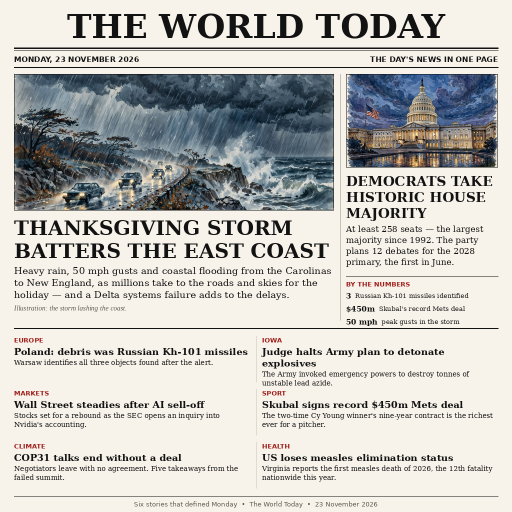
#> input picture entry.png, 1024 x 1024 px, given in place of storm-lead.png, which was not available (shown at 1/2 size)
$ python render_frontpage.py
#> lines starting #> are read from the running program, lines starting #| are printed output that depends on the picture
#!/usr/bin/env python3
"""Render the front page for make.fun news-image-20261123.

Draws a 1024x1024 newspaper front page summing up Monday 23 November
2026 with Pillow. All text is drawn by Pillow (AI image tools garble
text); the two editorial illustrations in ../assets/ are AI-generated
and carry no text.

Run:  python3 tools/render_frontpage.py
Out:  entry.png  (1024x1024, must stay under 1 MiB)
"""
import os
from PIL import Image, ImageDraw, ImageFont

HERE = os.path.dirname(os.path.abspath(__file__))
ROOT = os.path.dirname(HERE)
ASSETS = os.path.join(ROOT, "assets")
OUT = os.path.join(ROOT, "entry.png")

W, H = 1024, 1024
PAPER = (247, 243, 234)      # newsprint off-white
INK = (18, 18, 18)           # near-black
RULE = (18, 18, 18)
ACCENT = (158, 27, 24)       # deep newspaper red
MUTED = (90, 86, 78)

FONT_CANDIDATES = {
    "serif_bold": [
        "/usr/share/fonts/truetype/dejavu/DejaVuSerif-Bold.ttf",
        "/usr/share/fonts/truetype/liberation/LiberationSerif-Bold.ttf",
    ],
    "serif": [
        "/usr/share/fonts/truetype/dejavu/DejaVuSerif.ttf",
        "/usr/share/fonts/truetype/liberation/LiberationSerif-Regular.ttf",
    ],
    "serif_italic": [
        "/usr/share/fonts/truetype/dejavu/DejaVuSerif-Italic.ttf",
        "/usr/share/fonts/truetype/liberation/LiberationSerif-Italic.ttf",
    ],
    "sans_bold": [
        "/usr/share/fonts/truetype/dejavu/DejaVuSans-Bold.ttf",
        "/usr/share/fonts/truetype/liberation/LiberationSans-Bold.ttf",
    ],
    "sans": [
        "/usr/share/fonts/truetype/dejavu/DejaVuSans.ttf",
        "/usr/share/fonts/truetype/liberation/LiberationSans-Regular.ttf",
    ],
}


def font(kind, size):
    for path in FONT_CANDIDATES[kind]:
        if os.path.exists(path):
            return ImageFont.truetype(path, size)
    return ImageFont.load_default()


def wrap(draw, text, fnt, max_w):
    """Greedy word wrap returning a list of lines fitting max_w."""
    lines, cur = [], ""
    for word in text.split():
        trial = (cur + " " + word).strip()
        if draw.textlength(trial, font=fnt) <= max_w:
            cur = trial
        else:
            if cur:
                lines.append(cur)
            cur = word
    if cur:
        lines.append(cur)
    return lines


def draw_lines(draw, lines, x, y, fnt, fill=INK, leading=None):
    if leading is None:
        leading = int(fnt.size * 1.18)
    for line in lines:
        draw.text((x, y), line, font=fnt, fill=fill)
        y += leading
    return y


def fit_image(path, w, h):
    """Open, centre-crop to the target aspect, resize to (w, h)."""
    im = Image.open(path).convert("RGB")
    tw, th = w, h
    sw, sh = im.size
    scale = max(tw / sw, th / sh)
    im = im.resize((int(sw * scale + 0.5), int(sh * scale + 0.5)), Image.LANCZOS)
    x = (im.width - tw) // 2
    y = (im.height - th) // 2
    return im.crop((x, y, x + tw, y + th))


def main():
    page = Image.new("RGB", (W, H), PAPER)
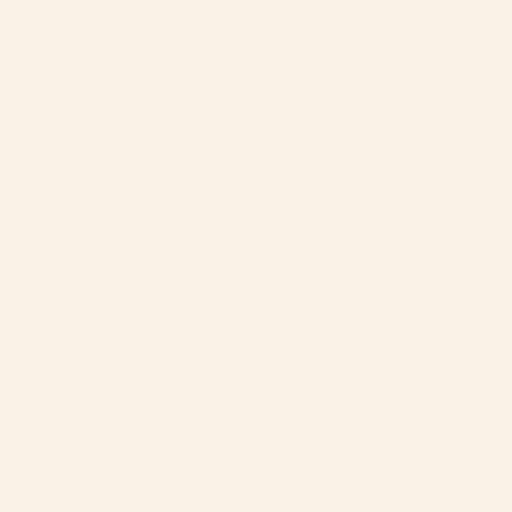
#> page: PIL image 1024x1024 RGB (shown at 1/2 size); mean R, G, B 247, 243, 234
    d = ImageDraw.Draw(page)
    MX = 28                      # side margin
    CW = W - 2 * MX              # content width

    # ---- Masthead -----------------------------------------------------
    mast = font("serif_bold", 66)
    title = "THE WORLD TODAY"
    tw = d.textlength(title, font=mast)
#> tw = 756.7
    d.text(((W - tw) / 2, 14), title, font=mast, fill=INK)
    d.line([(MX, 96), (W - MX, 96)], fill=RULE, width=3)
    d.line([(MX, 101), (W - MX, 101)], fill=RULE, width=1)
    small = font("sans_bold", 15)
    d.text((MX, 110), "MONDAY, 23 NOVEMBER 2026", font=small, fill=INK)
    right = "THE DAY'S NEWS IN ONE PAGE"
    d.text((W - MX - d.textlength(right, font=small), 110),
           right, font=small, fill=INK)
    d.line([(MX, 134), (W - MX, 134)], fill=RULE, width=2)

    # ---- Lead story: Thanksgiving storm -------------------------------
    LX, LW = MX, 640
    LY = 148
    storm = fit_image(os.path.join(ASSETS, "storm-lead.png"), LW, 272)
#> in fit_image, im is the input picture: PIL image 1024x1024 RGB; mean R, G, B 194.7, 194, 189.7
#> in fit_image, `return im.crop((x, y, x + tw, y + th))`:
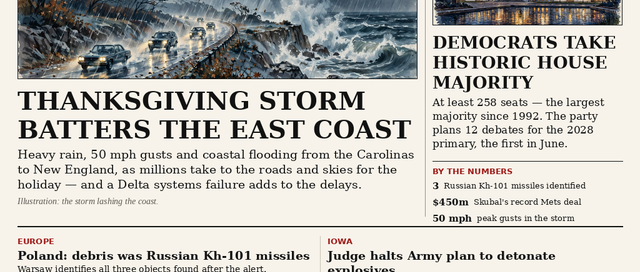
#> returned value: PIL image 640x272 RGB; mean R, G, B 195.1, 193.6, 188
    page.paste(storm, (LX, LY))
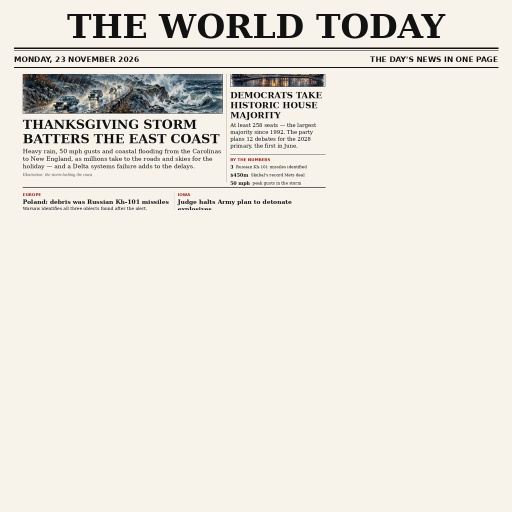
#> page: PIL image 1024x1024 RGB (shown at 1/2 size); mean R, G, B 233.3, 229.8, 221.6
    d.rectangle([LX, LY, LX + LW - 1, LY + 272], outline=RULE, width=1)
    y = LY + 272 + 12
    y = draw_lines(d, wrap(d, "THANKSGIVING STORM BATTERS THE EAST COAST",
                           font("serif_bold", 40), LW),
                   LX, y, font("serif_bold", 40), leading=46)
#> y = 524
    y += 6
#> y = 530
    y = draw_lines(d, wrap(d, "Heavy rain, 50 mph gusts and coastal flooding "
                           "from the Carolinas to New England, as millions "
                           "take to the roads and skies for the holiday — "
                           "and a Delta systems failure adds to the delays.",
                           font("serif", 19), LW),
                   LX, y, font("serif", 19), leading=24)
#> the loop in draw_lines (call 2), `for line in lines:` made 3 passes
#> y on passes 1 to 3: 554, 578, 602
#> y = 602
    y += 6
#> y = 608
    d.text((LX, y), "Illustration: the storm lashing the coast.",
           font=font("serif_italic", 14), fill=MUTED)

    # ---- Right column: House majority ---------------------------------
    RX, RW = 692, W - MX - 692
    capitol = fit_image(os.path.join(ASSETS, "capitol.png"), RW, 186)
#> call 2 of fit_image, with path = 'assets/capitol.png', w = 304, h = 186
#> in fit_image (call 2), `im = im.resize((int(sw * scale + 0.5), int(sh * scale + 0.5)), Image.L..`:
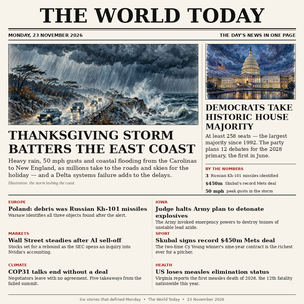
#> im: PIL image 304x304 RGB; mean R, G, B 194.3, 193.8, 189.7
#> in fit_image (call 2), `return im.crop((x, y, x + tw, y + th))`:
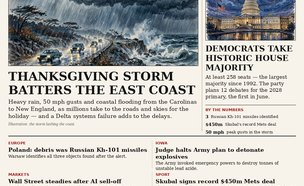
#> returned value: PIL image 304x186 RGB; mean R, G, B 186.7, 186.6, 182.7
    page.paste(capitol, (RX, LY))
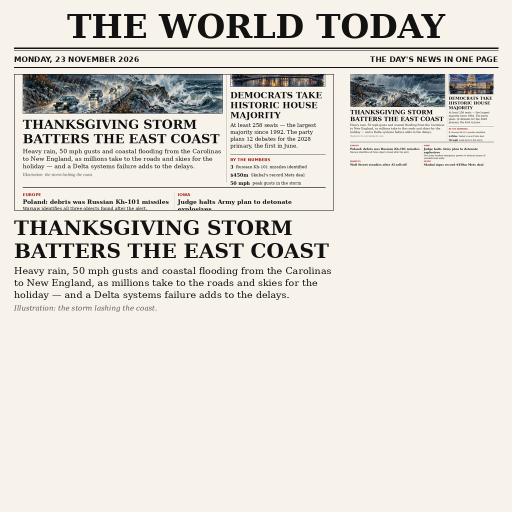
#> page: PIL image 1024x1024 RGB (shown at 1/2 size); mean R, G, B 225.5, 222.3, 214.5
    d.rectangle([RX, LY, RX + RW - 1, LY + 186], outline=RULE, width=1)
    y = LY + 186 + 12
    y = draw_lines(d, wrap(d, "DEMOCRATS TAKE HISTORIC HOUSE MAJORITY",
                           font("serif_bold", 27), RW),
                   RX, y, font("serif_bold", 27), leading=32)
#> y = 442
    y += 6
#> y = 448
    y = draw_lines(d, wrap(d, "At least 258 seats — the largest majority "
                           "since 1992. The party plans 12 debates for the "
                           "2028 primary, the first in June.",
                           font("serif", 17), RW),
                   RX, y, font("serif", 17), leading=22)
#> y = 536
    # "By the numbers" box fills the rest of the right column.
    # Single-line items only: the box must end before the briefs rule at y=656.
    by = max(y + 16, 516)
#> by = 552
    d.line([(RX, by), (RX + RW, by)], fill=RULE, width=1)
    d.text((RX, by + 8), "BY THE NUMBERS", font=font("sans_bold", 13),
           fill=ACCENT)
    ny = by + 30
#> ny = 582
    num_f = font("serif_bold", 15)
    txt_f = font("serif", 13)
    for num, txt in [("3", "Russian Kh-101 missiles identified"),
                     ("$450m", "Skubal's record Mets deal"),
                     ("50 mph", "peak gusts in the storm")]:
        d.text((RX, ny), num, font=num_f, fill=INK)
        nw = d.textlength(num, font=num_f)
        d.text((RX + nw + 8, ny + 1), txt, font=txt_f, fill=INK)
        ny += 26
#> this loop made 3 passes
#> (nw, ny) on passes 1 to 3: (10.44, 608), (57.62, 634), (63.36, 660)
#> after the loop, ny = 660
    # vertical divider between the two top stories
    d.line([(680, LY), (680, 640)], fill=(150, 145, 132), width=1)

    # ---- Briefs strip ---------------------------------------------------
    d.line([(MX, 656), (W - MX, 656)], fill=RULE, width=2)
    briefs = [
        ("EUROPE", "Poland: debris was Russian Kh-101 missiles",
         "Warsaw identifies all three objects found after the alert."),
        ("IOWA", "Judge halts Army plan to detonate explosives",
         "The Army invoked emergency powers to destroy tonnes of unstable lead azide."),
        ("MARKETS", "Wall Street steadies after AI sell-off",
         "Stocks set for a rebound as the SEC opens an inquiry into Nvidia's accounting."),
        ("SPORT", "Skubal signs record $450m Mets deal",
         "The two-time Cy Young winner's nine-year contract is the richest ever for a pitcher."),
        ("CLIMATE", "COP31 talks end without a deal",
         "Negotiators leave with no agreement. Five takeaways from the failed summit."),
        ("HEALTH", "US loses measles elimination status",
         "Virginia reports the first measles death of 2026, the 12th fatality nationwide this year."),
    ]
    col_w = (CW - 24) // 2
    row_h = 106
    for i, (kicker, head, deck) in enumerate(briefs):
        col, row = i % 2, i // 2
        bx = MX + col * (col_w + 24)
        by = 672 + row * row_h
        d.text((bx, by), kicker, font=font("sans_bold", 13), fill=ACCENT)
        y = by + 20
        y = draw_lines(d, wrap(d, head, font("serif_bold", 19), col_w),
                       bx, y, font("serif_bold", 19), leading=23)
        y += 2
        draw_lines(d, wrap(d, deck, font("serif", 14), col_w),
                   bx, y, font("serif", 14), leading=18)
        if col == 0:
            d.line([(MX + col_w + 12, by), (MX + col_w + 12, by + row_h - 14)],
                   fill=(200, 194, 180), width=1)
#> this loop made 6 passes
#> y on passes 1 to 6: 717, 740, 823, 823, 929, 929

    # ---- Footer ---------------------------------------------------------
    d.line([(MX, 992), (W - MX, 992)], fill=RULE, width=1)
    foot = "Six stories that defined Monday  •  The World Today  •  23 November 2026"
    ff = font("sans", 13)
    d.text(((W - d.textlength(foot, font=ff)) / 2, 1000), foot,
           font=ff, fill=MUTED)

    page.save(OUT, "PNG", optimize=True)
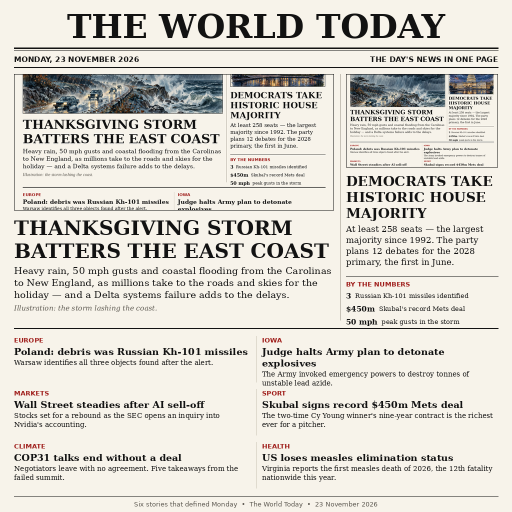
#> saved as entry.png: PIL image 1024x1024 RGB (shown at 1/2 size); mean R, G, B 217.2, 213.9, 206.4
    size = os.path.getsize(OUT)
    print(f"wrote {OUT}: {page.size[0]}x{page.size[1]}, {size} bytes "
          f"({size / 1024:.0f} KiB, limit 1024 KiB)")
#| wrote entry.png: 1024x1024, 434067 bytes (424 KiB, limit 1024 KiB)


if __name__ == "__main__":
    main()
